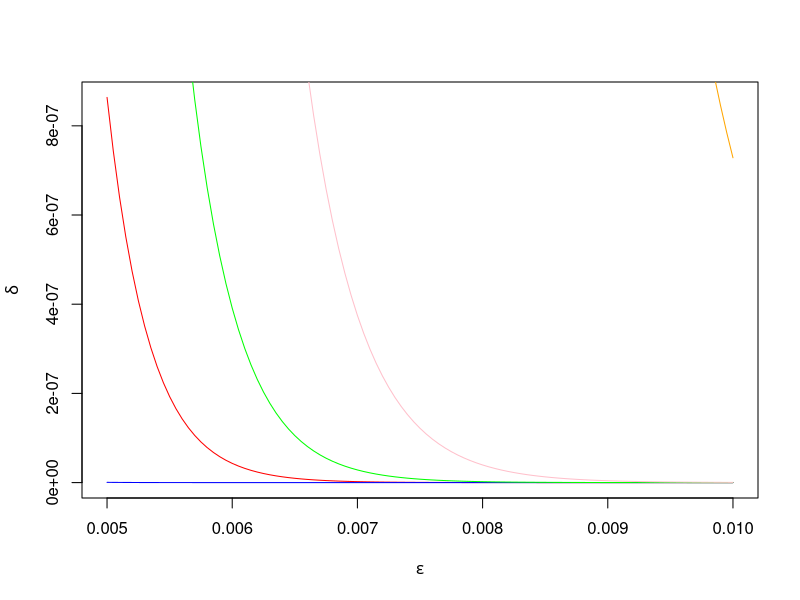
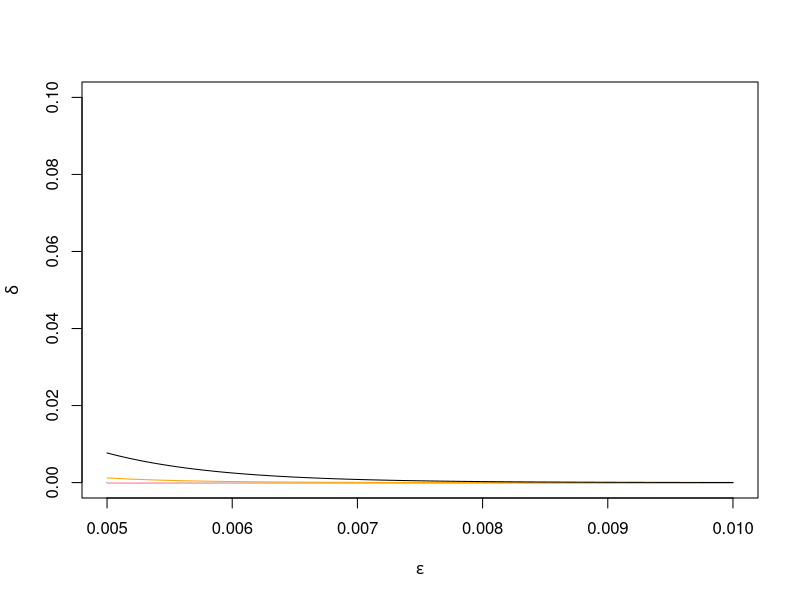
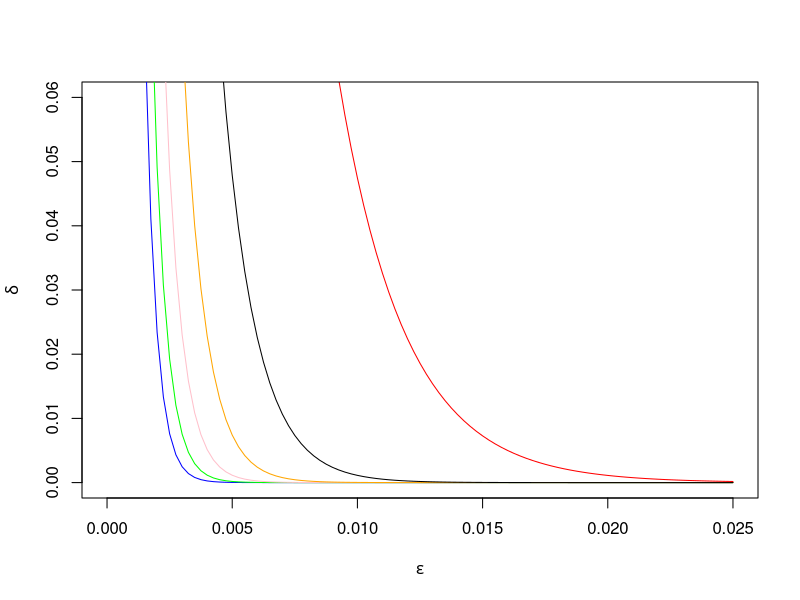
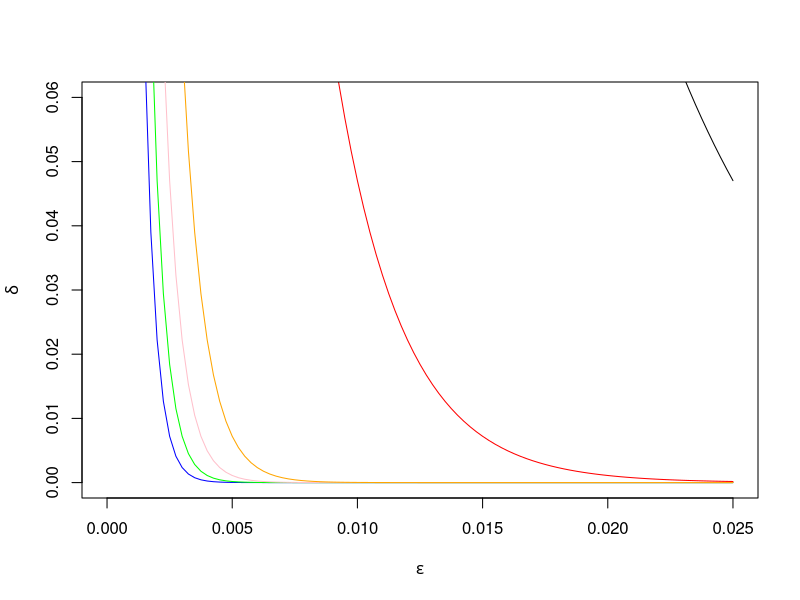

Write R code to recreate these figures, in order.
sigma2 <- 0.001
bernstein_bound <- function(V, rate) {
  function(epsilon) {
    2 * exp(- (V * epsilon^2) / (4 * (sigma2 * rate) + (2 / 3) * epsilon))
  }
} 

rho <- 0.51
n <- 100

plot(bernstein_bound(2000, 1 / floor(rho * n)), from = 0.005, to = 0.01, 
     xlab = expression(epsilon), ylab = expression(delta), col = "red")
plot(bernstein_bound(3000, 1 / floor(rho * n)), from = 0.005, to = 0.01, add = TRUE, col = "blue")
plot(bernstein_bound(1750, 1 / floor(rho * n)), from = 0.005, to = 0.01, add = TRUE, col = "green")
plot(bernstein_bound(1500, 1 / floor(rho * n)), from = 0.005, to = 0.01, add = TRUE, col = "pink")
plot(bernstein_bound(1000, 1 / floor(rho * n)), from = 0.005, to = 0.01, add = TRUE, col = "orange")
plot(bernstein_bound(750, 1 / floor(rho * n)), from = 0.005, to = 0.01, add = TRUE)

n <- 200

plot(bernstein_bound(2000, 1 / floor(rho * n)), from = 0.005, to = 0.01, 
     xlab = expression(epsilon), ylab = expression(delta), col = "red", 
     ylim = c(0, 0.1))
plot(bernstein_bound(3000, 1 / floor(rho * n)), from = 0.005, to = 0.01, add = TRUE, col = "blue")
plot(bernstein_bound(1750, 1 / floor(rho * n)), from = 0.005, to = 0.01, add = TRUE, col = "green")
plot(bernstein_bound(1500, 1 / floor(rho * n)), from = 0.005, to = 0.01, add = TRUE, col = "pink")
plot(bernstein_bound(1000, 1 / floor(rho * n)), from = 0.005, to = 0.01, add = TRUE, col = "orange")
plot(bernstein_bound(750, 1 / floor(rho * n)), from = 0.005, to = 0.01, add = TRUE)

n <- 500

plot(bernstein_bound(250, 1 / floor(rho * n)), from = 0, to = 0.025, 
     xlab = expression(epsilon), ylab = expression(delta), col = "red", 
     ylim = c(0, 0.06))
plot(bernstein_bound(1500, 1 / floor(rho * n)), from = 0, to = 0.025, add = TRUE, col = "blue")
plot(bernstein_bound(1250, 1 / floor(rho * n)), from = 0, to = 0.025, add = TRUE, col = "green")
plot(bernstein_bound(1000, 1 / floor(rho * n)), from = 0, to = 0.025, add = TRUE, col = "pink")
plot(bernstein_bound(750, 1 / floor(rho * n)), from = 0, to = 0.025, add = TRUE, col = "orange")
plot(bernstein_bound(500, 1 / floor(rho * n)), from = 0, to = 0.025, add = TRUE)

n <- 1000

plot(bernstein_bound(250, 1 / floor(rho * n^2)), from = 0, to = 0.025, 
     xlab = expression(epsilon), ylab = expression(delta), col = "red", 
     ylim = c(0, 0.06))
plot(bernstein_bound(1500, 1 / floor(rho * n^2)), from = 0, to = 0.025, add = TRUE, col = "blue")
plot(bernstein_bound(1250, 1 / floor(rho * n^2)), from = 0, to = 0.025, add = TRUE, col = "green")
plot(bernstein_bound(1000, 1 / floor(rho * n^2)), from = 0, to = 0.025, add = TRUE, col = "pink")
plot(bernstein_bound(750, 1 / floor(rho * n^2)), from = 0, to = 0.025, add = TRUE, col = "orange")
plot(bernstein_bound(100, 1 / floor(rho * n^2)), from = 0, to = 0.025, add = TRUE)
